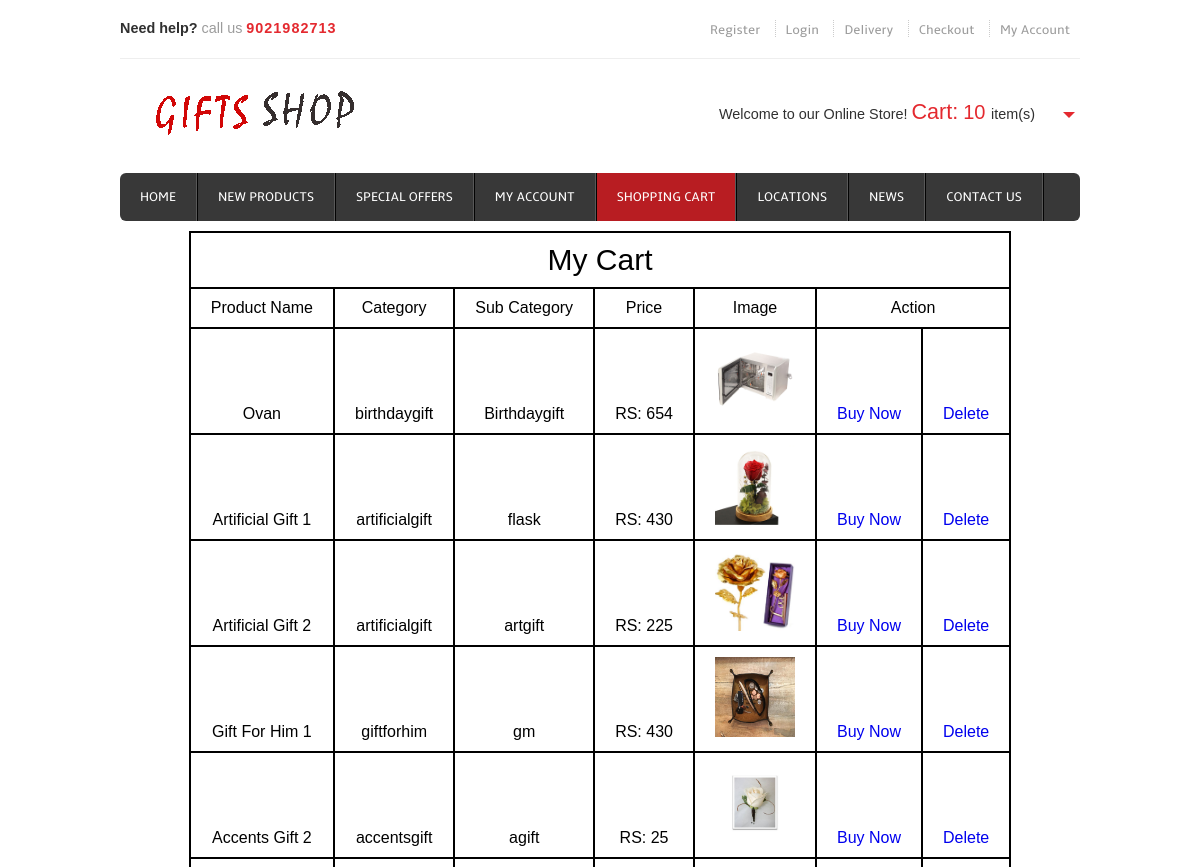
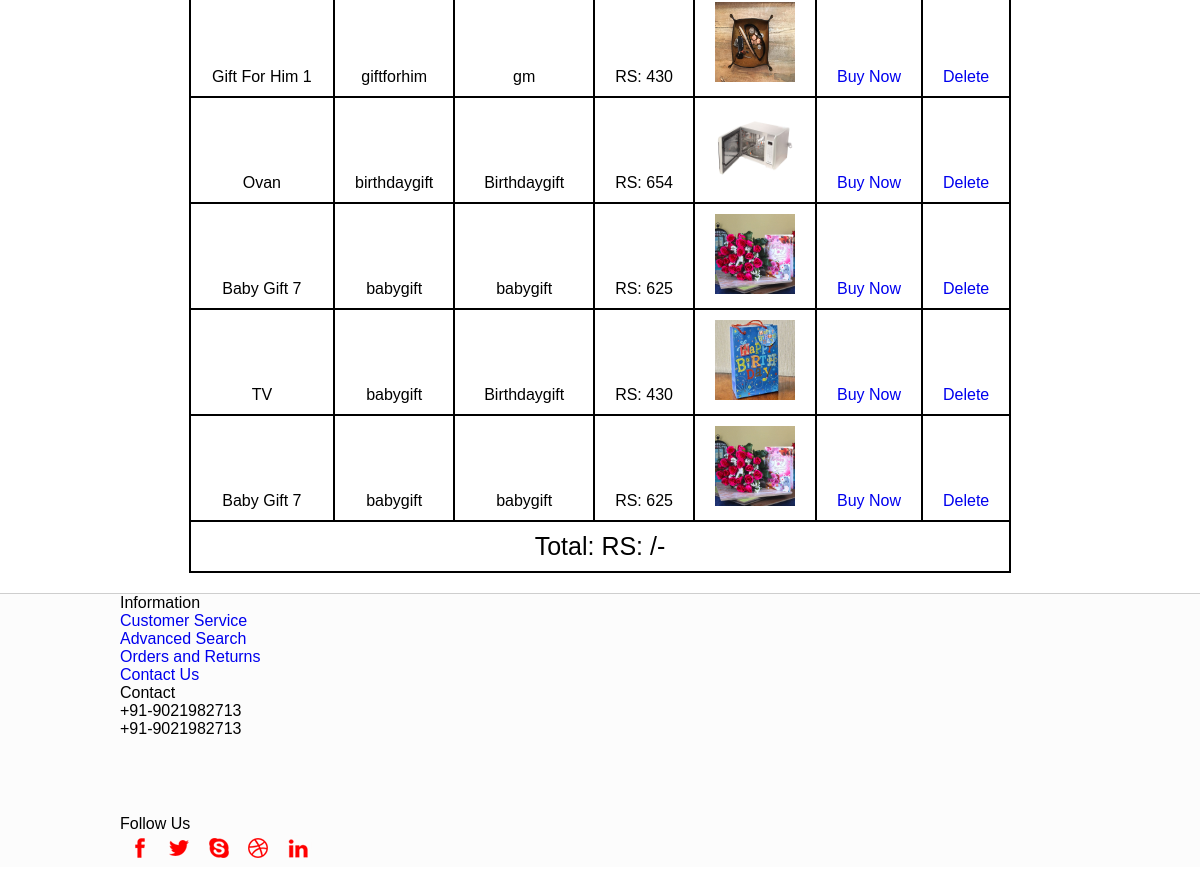
/shoppingcart/, run on an earlier commit of the app's database (2 pictures, top to bottom).
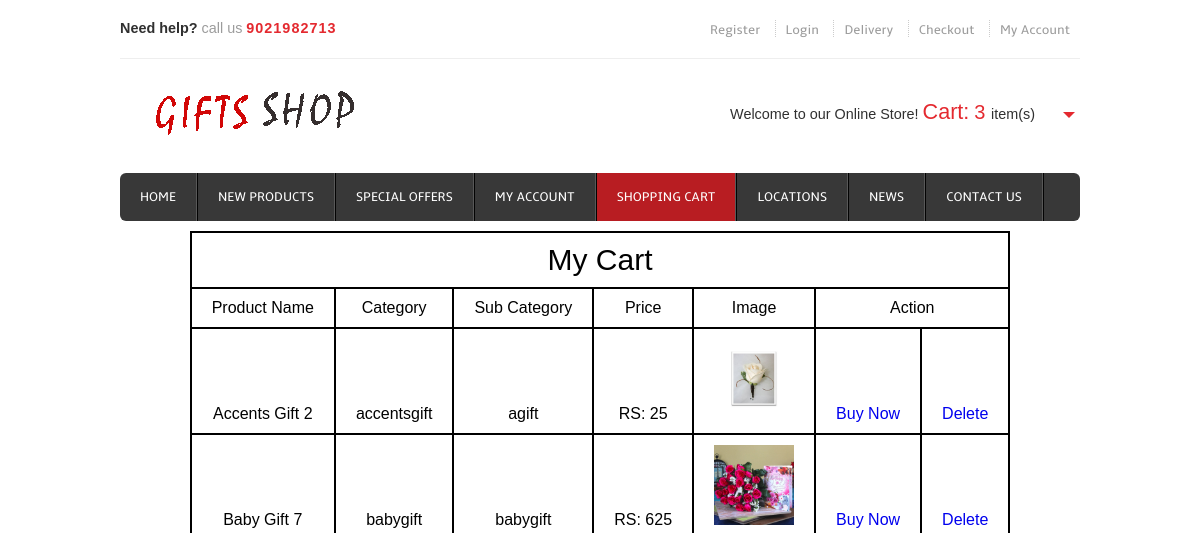
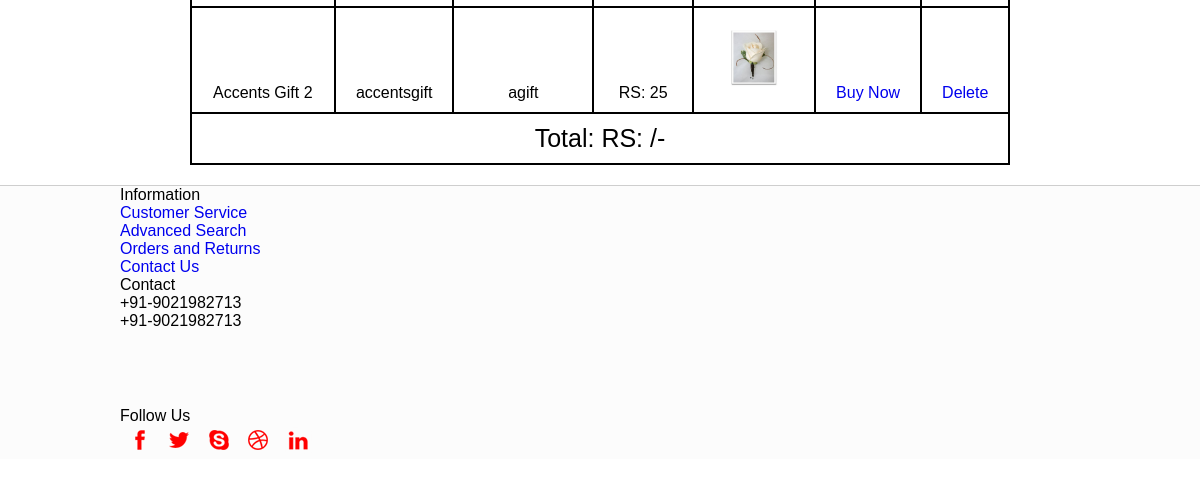
And on a later commit of the database (2 pictures, top to bottom).
### mycart/models.py (models this page shows)
class Cart(models.Model):
	product_name = models.CharField(max_length=100,null=True)
	desc = models.CharField(max_length=1000,null=True)
	category = models.CharField(max_length=100,null=True)
	subcategory = models.CharField(max_length=100,null=True)
	price = models.IntegerField(null=True)
	usern = models.CharField(max_length=100,null=True)
	Image = models.ImageField(upload_to="shop/images",null=True)
	pub_date = models.DateField()

### mycart/views.py (the view)
# urls.py: path('shoppingcart/', views.shoppingcart,name='shoppingcart'),
def shoppingcart(request):
	car=Cart.objects.all()
	cart=car.count()
	cartt=Cart.objects.all()
	return render(request,'cartitems.html',{'cart':cartt,'li':cart})

### templates/cartitems.html (shortened to what this page needs)
{% extends 'base.html' %}
{% load static %}
{% block content %}
  <div class="menu">
          <ul>
            <li><a href="/">Home</a></li>
            <li><a href="{% url 'newproducts' %}">New Products</a></li>
            <li><a href="{% url 'specialoffer' %}">Special Offers</a></li>
            <li><a href="{% url 'myaccount' %}">My Account</a></li>
            <li class="active"><a href="{% url 'cartitems' %}">Shopping Cart</a></li>
            <li><a href="{% url 'location' %}">Locations</a></li>
            <li><a href="{% url 'news' %}">News</a></li>
            <li><a href="{% url 'contact' %}">Contact Us</a></li>
          </ul>
       </div>
      </div>
  <div class="header_slide">
           <div>
            <table style="border:2px solid black; margin: 0 auto;">
              <tr>
                <th colspan="7"><h1 style="font-size: 30px;">My Cart</h1></th>
              </tr>
              <tr>
                <th>Product Name</th>
                <th>Category</th>
                <th>Sub Category</th>
                <th>Price</th>
                <th>Image</th>
                <th colspan="2">Action</th>
              </tr>
              {% for i in cart %}
              <tr>
                <td>{{i.product_name}}</td>
                <td>{{i.category}}</td>
                <td>{{i.subcategory}}</td>
                <td>RS: {{i.price}}</td>
                <td><img src="/media/{{i.Image}}" style="max-width: 80px; height: 80px;"></td>
                <td><a href="{% url 'buynow' i.id %}">Buy Now</a></td>
                <td><a href="{% url 'deletecartitem' i.id %}">Delete</a></td>
              </tr>
              {% endfor %}
              <tr><th colspan="7"><h2 style="font-size: 25px;">Total: RS: {{total}}/-</h2></th></tr>
            </table>
           </div>
    </div>
   </div>
</div>
{% endblock %}

### templates/base.html (shortened to what this page needs)
{% load static %}
<!DOCTYPE HTML>
<head>
<link href="{% static 'css/style.css' %}" rel="stylesheet" type="text/css" media="all"/>
<link href="{% static 'css/slider.css' %}" rel="stylesheet" type="text/css" media="all"/>
</head>
<body>
  <div class="wrap">
	<div class="header">
		<div class="headertop_desc">
			<div class="call">
				<p><span>Need help?</span> call us <span class="number">9021982713</span></span></p>
			</div>
			<div class="account_desc">
				<ul>
					{% if user.is_authenticated %}
								<li><a style="font-size: 16px;font-style: bold; color:#B81D22;">Hey, {{user.username}}</a></li>
								{% if user.is_superuser %}
								<li><a href="{% url 'viewallproduct' %}">Admin Dashboard</a></li>
								{% endif %}
								<li><a href="{% url 'logout' %}">Logout</a></li>
								<li><a href="{% url 'logout' %}">Purchase History</a></li>
								{% else %}
									<li><a href="{% url 'register' %}">Register</a></li>
									<li><a href="{% url 'login' %}">Login</a></li>
								{% endif %}
					<li><a href="{% url 'delivery' %}">Delivery</a></li>
					<li><a href="{% url 'checkout' %}">Checkout</a></li>
					<li><a href="{% url 'myaccount' %}">My Account</a></li>
				</ul>
			</div>
		</div>
		<div class="header_top">
			<div class="logo">
				<a href="index.html"><img src="{% static '\images\logo2.png' %}" alt="" /></a>
			</div>
			  <div class="cart">
			  	   <p>Welcome to our Online Store! <span>Cart:</span><div id="dd" class="wrapper-dropdown-2">
			  	   	<span style="color: #E4292F;font-size: 20px;"> {{li}} </span>item(s)
					</div></p>
			  </div>
  </div>
	<div class="header_bottom">
	   {% block content %}
	   {% endblock %}
	    <div class="footer">
   	  <div class="wrap">
	     <div class="section group">
				<div class="col_1_of_5 span_1_of_5">
						<h4>Information</h4>
						<ul>
						<li><a href="contact.html">Customer Service</a></li>
						<li><a href="#">Advanced Search</a></li>
						<li><a href="delivery.html">Orders and Returns</a></li>
						<li><a href="contact.html">Contact Us</a></li>
						</ul>
					</div>
				<div class="col_1_of_5 span_1_of_5">
					<h4>Contact</h4>
						<ul>
							<li><span>+91-9021982713</span></li>
							<li><span>+91-9021982713</span></li>
						</ul>
						<div class="social-icons">
							<h4>Follow Us</h4>
					   		  <ul>
							      <li><a href="#" target="_blank"><img src="{% static 'images/facebook.png' %}" alt="" /></a></li>
							      <li><a href="#" target="_blank"><img src="{% static 'images/twitter.png' %}" alt="" /></a></li>
							      <li><a href="#" target="_blank"><img src="{% static 'images/skype.png' %}" alt="" /> </a></li>
							      <li><a href="#" target="_blank"> <img src="{% static 'images/dribbble.png' %}" alt="" /></a></li>
							      <li><a href="#" target="_blank"> <img src="{% static 'images/linkedin.png' %}" alt="" /></a></li>
						     </ul>
   	 					</div>
				</div>
			</div>
        </div>
</body>
</html>

### static/css/style.css (style rules this page uses)
html,body,div,span,applet,object,iframe,h1,h2,h3,h4,h5,h6,p,blockquote,pre,a,abbr,acronym,address,big,cite,code,del,dfn,em,img,ins,kbd,q,s,samp,small,strike,strong,sub,sup,tt,var,b,u,i,dl,dt,dd,ol,nav ul,nav li,fieldset,form,label,legend,table,caption,tbody,tfoot,thead,tr,th,td,article,aside,canvas,details,embed,figure,figcaption,footer,header,hgroup,menu,nav,output,ruby,section,summary,time,mark,audio,video { margin:0;padding:0;border:0;font-size:100%;font:inherit;vertical-align:baseline; }
ol,ul { list-style:none;margin:0;padding:0; }
table { border-collapse:collapse;border-spacing:0; }
a { text-decoration:none; }
img { max-width:100%; }
body { font-family: Arial, Helvetica, sans-serif; background: #FFF; }
.wrap { width:80%; margin: 0 auto; }
.header { background: #FFF; }
.headertop_desc { padding:20px 0; border-bottom:1px solid #EEE; }
.call { float:left; }
.call p { font-size:0.9em; color:#9C9C9C; }
.call p span { color:#303030; font-size:1em; font-weight:bold; }
.call p span.number { color:#E4292F; font-size:1em; letter-spacing:1px; }
.account_desc { float:right; }
.account_desc li { display:inline; border-left:1px dotted #CCC; }
.account_desc li:first-child { border:none; }
.account_desc li a { font-size:0.823em; color:#9C9C9C; padding:0 10px; font-family: 'ambleregular'; }
.header_top { padding: 20px 0; }
.logo { float: left; }
.cart { float:right; position: relative; padding-right:40px; margin-top:20px; }
.cart p { font-size:0.9em; color:#303030; display:inline-block; }
.cart p span { font-size:1.5em; color:#E4292F; }
.wrapper-dropdown-2 { display:inline-block; margin: 0 auto; font-size:0.9em; color:#303030; padding:0px 5px; cursor: pointer; outline: none; }
.wrapper-dropdown-2:after { content: ""; width: 0; height: 0; position: absolute; right:5px; top: 50%; margin-top:0px; border-width: 6px 6px 0 6px; border-style: solid; border-color:#E4292F transparent; }
.header_bottom { background: #383838; border-radius: 6px; -webkit-border-radius: 6px; -moz-border-rfadius: 6px; -o-border-radius: 6px; }
.menu { float: left; }
.menu li { float:left; }
.menu li a { font-family: 'ambleregular'; font-size:0.823em; text-transform:uppercase; color: #fff; display:block; padding:16px 20px; border-right: 2px ridge #585858; -webkit-transition: all .9s; -moz-transition: all .9s; -o-transition: all .9s; -ms-transition: all .9s; transition: all .9s; }
.menu li a:hover,.menu li.active a { background:#B81D22; }
.menu li:first-child a { border-radius:6px 0 0 6px; -webkit-border-radius:6px 0 0 6px; -moz-border-rfadius:6px 0 0 6px; -o-border-radius:6px 0 0 6px; }
.header_slide { margin-top:10px; }
.footer { position: relative; background: #FCFCFC; border-top: 1px solid #CECECE; margin:20px auto; }
.section { clear: both; padding: 0px; margin: 0px; }
.group:before, .group:after { content: ""; display: table; }
.group:after { clear: both; }
.group { zoom: 1; }
.social-icons { padding-top: 8%; }
.social-icons li { width: 30px; height: 30px; padding: 0px 0 0 5px; margin: 0; display: inline-block; cursor: pointer; }
.group:before, .group:after { content:""; display:table; }
.group:after { clear:both; }
.group { zoom:1; }

### templates/cartitems.html (style rules this page uses)
th { border:2px solid black; padding: 10px 20px; }
table { border-radius: 10px; }
td { border:2px solid black; padding: 10px 20px; text-align: center; }

What changed in the data, as far as the page shows it:
removed Cart: product_name "Ovan", category "birthdaygift", subcategory "Birthdaygift", price "654", Image (picture)
removed Cart: product_name "Artificial Gift 1", category "artificialgift", subcategory "flask", price "430", Image (picture)
removed Cart: product_name "Artificial Gift 2", category "artificialgift", subcategory "artgift", price "225", Image (picture)
removed Cart: product_name "Gift For Him 1", category "giftforhim", subcategory "gm", price "430", Image (picture)
removed Cart: product_name "Gift For Him 1", category "giftforhim", subcategory "gm", price "430", Image (picture)
removed Cart: product_name "Ovan", category "birthdaygift", subcategory "Birthdaygift", price "654", Image (picture)
removed Cart: product_name "TV", category "babygift", subcategory "Birthdaygift", price "430", Image (picture)
removed Cart: product_name "Baby Gift 7", category "babygift", subcategory "babygift", price "625", Image (picture)
added Cart: product_name "Accents Gift 2", category "accentsgift", subcategory "agift", price "25", Image (picture)
Also different on the page:
{{ li }}: "10" → "3"
